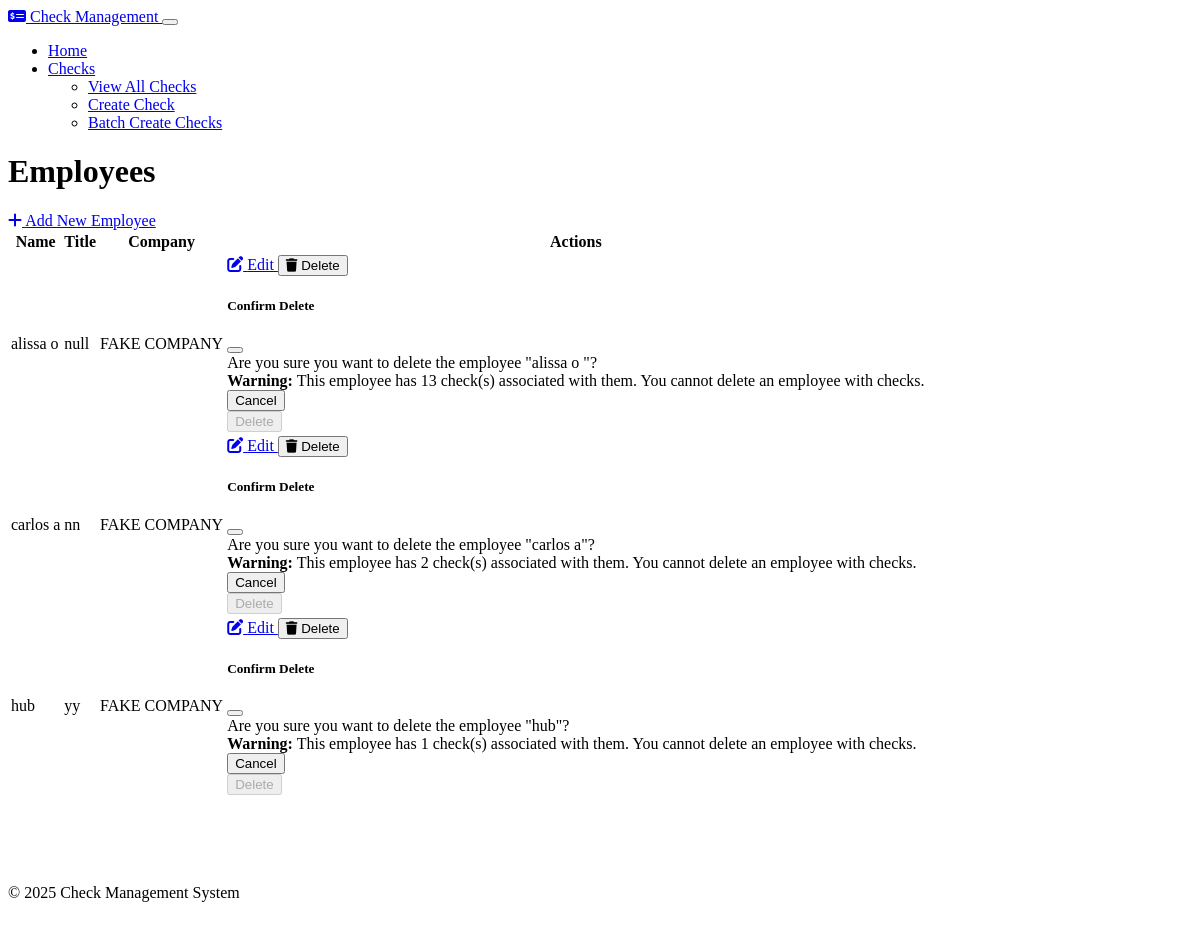
Page /employees on the earlier database version.
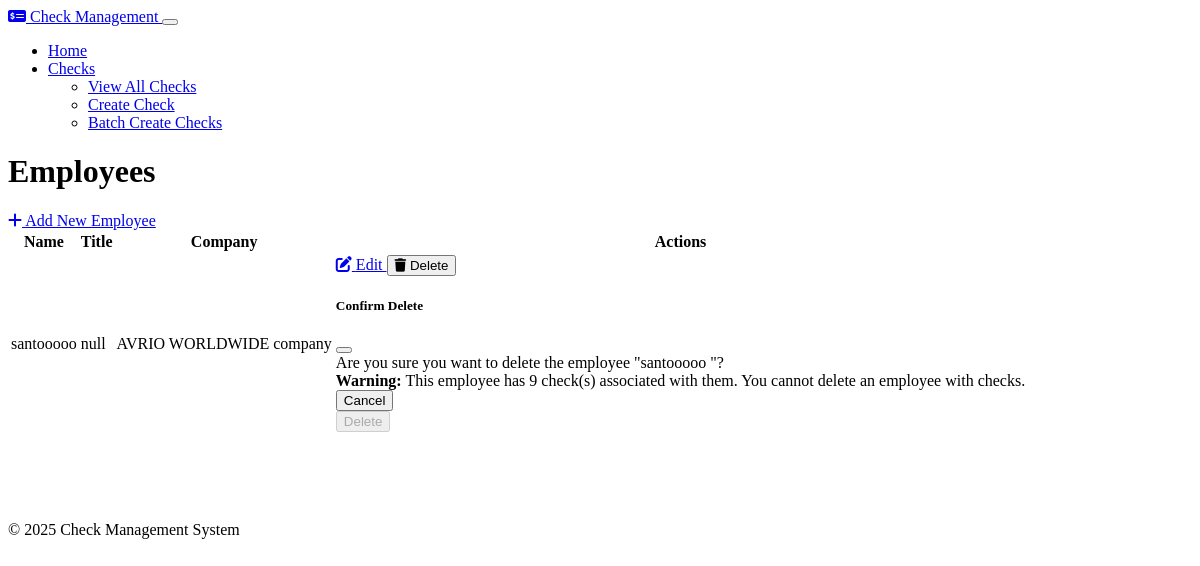
Same page on the later database version.
### models.py (models this page shows, shortened)
class Employee(db.Model):
    id = db.Column(db.Integer, primary_key=True)
    name = db.Column(db.String(100), nullable=False)
    title = db.Column(db.String(100), nullable=False)
    company_id = db.Column(db.Integer, db.ForeignKey('company.id'), nullable=False)
    checks = db.relationship('Check', backref='employee', lazy=True, cascade="all, delete-orphan")

class Company(db.Model):
    id = db.Column(db.Integer, primary_key=True)
    name = db.Column(db.String(100), nullable=False)
    address = db.Column(db.String(200), nullable=False)
    logo = db.Column(db.Text, nullable=True)  # Store as base64 encoded string
    default_bank_id = db.Column(db.Integer, db.ForeignKey('bank.id'), nullable=True)
    employees = db.relationship('Employee', backref='company', lazy=True, cascade="all, delete-orphan")
    checks = db.relationship('Check', backref='company', lazy=True, cascade="all, delete-orphan")
    clients = db.relationship('CompanyClient', backref='company', lazy=True, cascade="all, delete-orphan")
    default_bank = db.relationship('Bank', backref='companies')

### routes.py (the view)
    @app.route('/employees')
    def employees_index():
        employees = Employee.query.all()
        return render_template('employees/index.html', employees=employees)

### templates/employees/index.html
{% extends 'layout.html' %}
{% block content %}
<div class="d-flex justify-content-between align-items-center mb-4">
    <h1>Employees</h1>
    <a href="{{ url_for('employees_create') }}" class="btn btn-primary">
        <i class="fas fa-plus me-1"></i> Add New Employee
    </a>
</div>
{% if employees %}
    <div class="table-responsive">
        <table class="table table-hover">
            <thead>
                <tr>
                    <th>Name</th>
                    <th>Title</th>
                    <th>Company</th>
                    <th>Actions</th>
                </tr>
            </thead>
            <tbody>
                {% for employee in employees %}
                    <tr>
                        <td>{{ employee.name }}</td>
                        <td>{{ employee.title }}</td>
                        <td>{{ employee.company.name }}</td>
                        <td>
                            <div class="btn-group" role="group">
                                <a href="{{ url_for('employees_edit', id=employee.id) }}" class="btn btn-sm btn-secondary">
                                    <i class="fas fa-edit"></i> Edit
                                </a>
                                <button type="button" class="btn btn-sm btn-danger" data-bs-toggle="modal" data-bs-target="#deleteModal{{ employee.id }}">
                                    <i class="fas fa-trash"></i> Delete
                                </button>
                            </div>
                            <div class="modal fade" id="deleteModal{{ employee.id }}" tabindex="-1" aria-labelledby="deleteModalLabel{{ employee.id }}" aria-hidden="true">
                                <div class="modal-dialog">
                                    <div class="modal-content">
                                        <div class="modal-header">
                                            <h5 class="modal-title" id="deleteModalLabel{{ employee.id }}">Confirm Delete</h5>
                                            <button type="button" class="btn-close" data-bs-dismiss="modal" aria-label="Close"></button>
                                        </div>
                                        <div class="modal-body">
                                            Are you sure you want to delete the employee "{{ employee.name }}"?
                                            {% if employee.checks %}
                                                <div class="alert alert-warning mt-2">
                                                    <strong>Warning:</strong> This employee has {{ employee.checks|length }} check(s) associated with them. You cannot delete an employee with checks.
                                                </div>
                                            {% endif %}
                                        </div>
                                        <div class="modal-footer">
                                            <button type="button" class="btn btn-secondary" data-bs-dismiss="modal">Cancel</button>
                                            <form action="{{ url_for('employees_delete', id=employee.id) }}" method="post">
                                                <button type="submit" class="btn btn-danger" {% if employee.checks %}disabled{% endif %}>Delete</button>
                                            </form>
                                        </div>
                                    </div>
                                </div>
                            </div>
                        </td>
                    </tr>
                {% endfor %}
            </tbody>
        </table>
    </div>
{% else %}
    <div class="alert alert-info">
        <i class="fas fa-info-circle me-2"></i> No employees found. Please add an employee to get started.
    </div>
{% endif %}
{% endblock %}

### templates/layout.html (shortened to what this page needs)
<!DOCTYPE html>
<html lang="en" data-bs-theme="dark">
<head>
    <link rel="stylesheet" href="https://cdn.replit.com/agent/bootstrap-agent-dark-theme.min.css">
    <link rel="stylesheet" href="{{ url_for('static', filename='css/custom.css') }}">
    <link rel="stylesheet" href="https://cdnjs.cloudflare.com/ajax/libs/font-awesome/6.0.0/css/all.min.css">
</head>
<body>
    <nav class="navbar navbar-expand-lg navbar-dark bg-dark mb-4">
        <div class="container">
            <a class="navbar-brand" href="{{ url_for('index') }}">
                <i class="fas fa-money-check-alt me-2"></i>
                Check Management
            </a>
            <button class="navbar-toggler" type="button" data-bs-toggle="collapse" data-bs-target="#navbarNav"
                    aria-controls="navbarNav" aria-expanded="false" aria-label="Toggle navigation">
            </button>
            <div class="collapse navbar-collapse" id="navbarNav">
                <ul class="navbar-nav">
                    <li class="nav-item">
                        <a class="nav-link {% if request.path == '/' %}active{% endif %}"
                           href="{{ url_for('index') }}">Home</a>
                    </li>
                    <li class="nav-item dropdown">
                        <a class="nav-link dropdown-toggle {% if '/checks' in request.path %}active{% endif %}"
                           href="#" id="checksDropdown" role="button"
                           data-bs-toggle="dropdown" aria-expanded="false">
                            Checks
                        </a>
                        <ul class="dropdown-menu" aria-labelledby="checksDropdown">
                            <li><a class="dropdown-item" href="{{ url_for('checks_index') }}">View All Checks</a></li>
                            <li><a class="dropdown-item" href="{{ url_for('checks_create') }}">Create Check</a></li>
                            <li><a class="dropdown-item" href="{{ url_for('checks_batch') }}">Batch Create Checks</a></li>
                        </ul>
                    </li>
                </ul>
            </div>
        </div>
    </nav>
    <main class="container mb-5">
        {% block content %}{% endblock %}
    </main>
    <footer class="bg-dark text-light py-4 mt-5">
        <div class="container text-center">
            <p>&copy; {{ now.year }} Check Management System</p>
        </div>
    </footer>
</body>
</html>

### static/css/custom.css (style rules this page uses)
.btn-group .btn { transition: all 0.2s ease; }
footer { margin-top: 50px; padding: 20px 0; }
.table th { font-weight: 600; }

Differences in the rows shown:
removed Employee: name "carlos a", title "nn", company.name "FAKE COMPANY", checks|length "2"
removed Employee: name "hub", title "yy", company.name "FAKE COMPANY", checks|length "1"
changed Employee "null": name "alissa o" → "santooooo"; company.name "FAKE COMPANY" → "AVRIO WORLDWIDE company"; checks|length "13" → "9"
